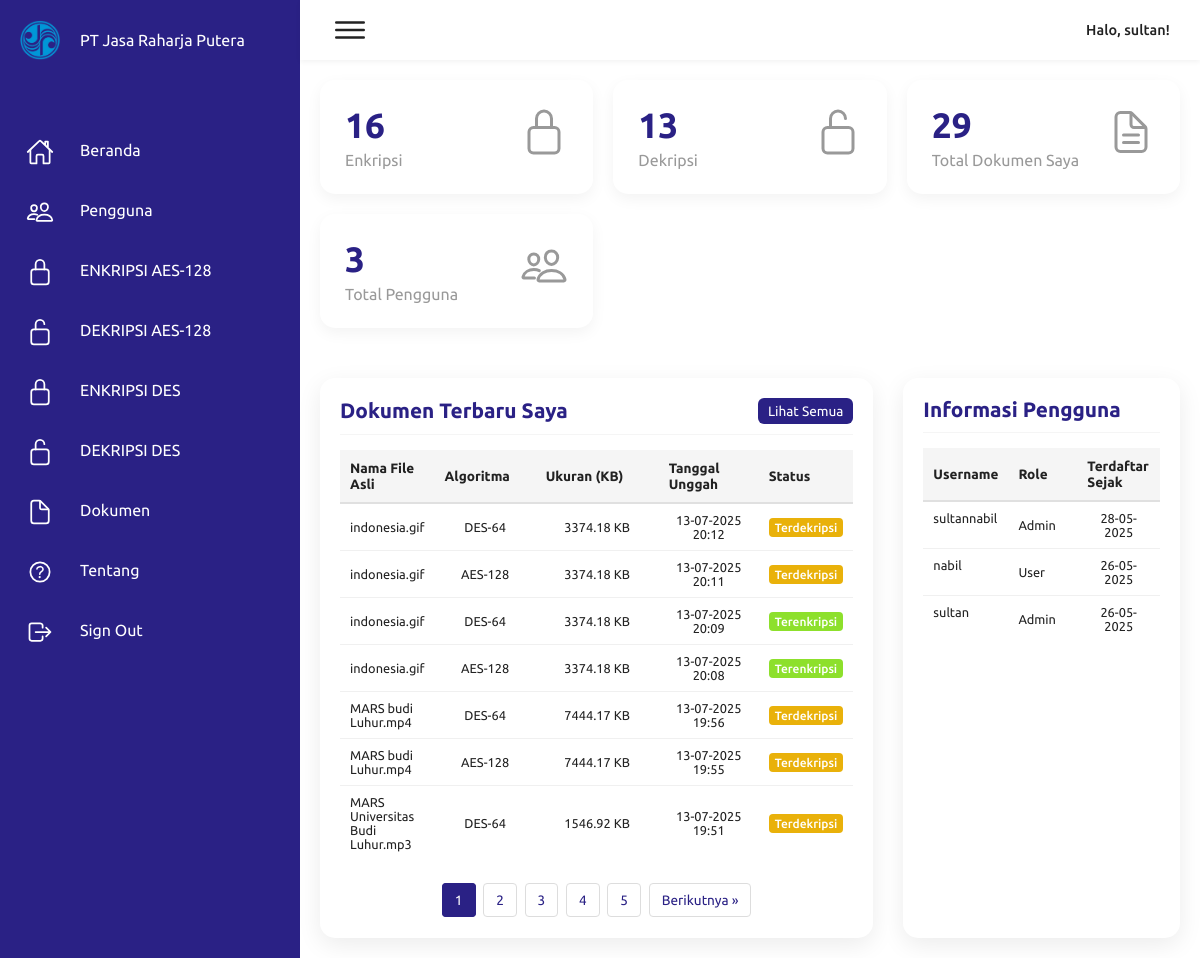
/dashboard/index.php (signed in), run on the app's committed database.
### tables this page shows
CREATE TABLE `dokumen_terenkripsi` (
  `id_dokumen` int(11) NOT NULL,
  `username` varchar(100) NOT NULL,
  `nama_asli_file` varchar(255) NOT NULL,
  `nama_file_enkripsi` varchar(255) NOT NULL,
  `path_file_enkripsi` varchar(255) NOT NULL,
  `ukuran_file_kb` decimal(10,2) NOT NULL,
  `ukuran_file_enkripsi_kb` decimal(10,2) DEFAULT NULL,
  `kunci_enkripsi` varchar(16) NOT NULL,
  `algoritma_enkripsi` varchar(50) DEFAULT NULL,
  `tanggal_unggah` datetime NOT NULL,
  `status_proses` varchar(20) NOT NULL,
  `deskripsi_file` text DEFAULT NULL,
  `durasi_enkripsi_detik` decimal(10,2) DEFAULT NULL,
  `durasi_dekripsi_detik` decimal(10,2) DEFAULT NULL,
  `nama_file_terdekripsi` varchar(255) DEFAULT NULL,
  `ukuran_file_terdekripsi_kb` decimal(10,2) DEFAULT NULL
);

CREATE TABLE `user` (
  `id` int(100) NOT NULL,
  `username` varchar(100) NOT NULL,
  `password` varchar(255) NOT NULL,
  `role` enum('Admin','User') NOT NULL,
  `created_at` datetime NOT NULL DEFAULT current_timestamp()
);

### dashboard/index.php (the view, shortened to what this page needs)
<?php
include '../includes/header.php';
require_once '../config/config.php';
$username_pengguna = $_SESSION['username'];
$sql_total_enkripsi = "SELECT COUNT(id_dokumen) as total_enkripsi FROM dokumen_terenkripsi WHERE username = ? AND (status_proses = 'Terenkripsi' OR status_proses = 'Proses Enkripsi')";
$stmt_total_enkripsi = mysqli_prepare($conn, $sql_total_enkripsi);
$total_enkripsi = 0;
if ($stmt_total_enkripsi) {
    mysqli_stmt_bind_param($stmt_total_enkripsi, "s", $username_pengguna);
    mysqli_stmt_execute($stmt_total_enkripsi);
    $result_total_enkripsi = mysqli_stmt_get_result($stmt_total_enkripsi);
    if ($result_total_enkripsi) {
        $row_total_enkripsi = mysqli_fetch_assoc($result_total_enkripsi);
        $total_enkripsi = $row_total_enkripsi['total_enkripsi'] ?? 0;
    }
}
$sql_total_deskripsi = "SELECT COUNT(id_dokumen) as total_deskripsi FROM dokumen_terenkripsi WHERE username = ? AND status_proses = 'Terdekripsi'";
$stmt_total_deskripsi = mysqli_prepare($conn, $sql_total_deskripsi);
$total_deskripsi = 0;
if ($stmt_total_deskripsi) {
    mysqli_stmt_bind_param($stmt_total_deskripsi, "s", $username_pengguna);
    mysqli_stmt_execute($stmt_total_deskripsi);
    $result_total_deskripsi = mysqli_stmt_get_result($stmt_total_deskripsi);
    if ($result_total_deskripsi) {
        $row_total_deskripsi = mysqli_fetch_assoc($result_total_deskripsi);
        $total_deskripsi = $row_total_deskripsi['total_deskripsi'] ?? 0;
    }
}
$sql_total_dokumen = "SELECT COUNT(id_dokumen) as total_dokumen FROM dokumen_terenkripsi WHERE username = ?";
$stmt_total_dokumen = mysqli_prepare($conn, $sql_total_dokumen);
$total_dokumen = 0;
if ($stmt_total_dokumen) {
    mysqli_stmt_bind_param($stmt_total_dokumen, "s", $username_pengguna);
    mysqli_stmt_execute($stmt_total_dokumen);
    $result_total_dokumen = mysqli_stmt_get_result($stmt_total_dokumen);
    if ($result_total_dokumen) {
        $row_total_dokumen = mysqli_fetch_assoc($result_total_dokumen);
        $total_dokumen = $row_total_dokumen['total_dokumen'] ?? 0;
    }
}
$total_pengguna = 0;
$label_pengguna = "Pengguna Aktif";
if (isset($_SESSION['role']) && $_SESSION['role'] == 'Admin') {
    $sql_total_pengguna = "SELECT COUNT(id) as jumlah_pengguna FROM user";
    $result_total_pengguna_q = mysqli_query($conn, $sql_total_pengguna);
    if ($result_total_pengguna_q) {
        $row_total_pengguna = mysqli_fetch_assoc($result_total_pengguna_q);
        $total_pengguna = $row_total_pengguna['jumlah_pengguna'] ?? 0;
        $label_pengguna = "Total Pengguna";
    }
} else {
    $total_pengguna = 1;
}
$data_per_halaman_recent = 7;
$halaman_recent_saat_ini = isset($_GET['page_recent']) ? (int)$_GET['page_recent'] : 1;
$offset_recent = ($halaman_recent_saat_ini - 1) * $data_per_halaman_recent;
$sql_total_recent_docs = "SELECT COUNT(id_dokumen) as total FROM dokumen_terenkripsi WHERE username = ?";
$stmt_total_recent = mysqli_prepare($conn, $sql_total_recent_docs);
$total_data_recent = 0;
if($stmt_total_recent){
    mysqli_stmt_bind_param($stmt_total_recent, "s", $username_pengguna);
    mysqli_stmt_execute($stmt_total_recent);
    $result_total_recent = mysqli_stmt_get_result($stmt_total_recent);
    $total_data_recent = mysqli_fetch_assoc($result_total_recent)['total'] ?? 0;
}
$total_halaman_recent = ceil($total_data_recent / $data_per_halaman_recent);
include '../includes/navigation.php';
?>
        <div class="main">
            <?php include '../includes/topbar.php'; ?>
            <div class="cardBox">
                <div class="card">
                    <div>
                        <div class="numbers"><?php echo $total_enkripsi; ?></div>
                        <div class="cardName">Enkripsi</div>
                    </div>
                    <div class="iconBx"><ion-icon name="lock-closed-outline"></ion-icon></div>
                </div>
                <div class="card">
                    <div>
                        <div class="numbers"><?php echo $total_deskripsi; ?></div>
                        <div class="cardName">Dekripsi</div>
                    </div>
                    <div class="iconBx"><ion-icon name="lock-open-outline"></ion-icon></div>
                </div>
                <div class="card">
                    <div>
                        <div class="numbers"><?php echo $total_dokumen; ?></div>
                        <div class="cardName">Total Dokumen Saya</div>
                    </div>
                    <div class="iconBx"><ion-icon name="document-text-outline"></ion-icon></div>
                </div>
                <div class="card">
                    <div>
                        <div class="numbers"><?php echo $total_pengguna; ?></div>
                        <div class="cardName"><?php echo htmlspecialchars($label_pengguna); ?></div>
                    </div>
                    <div class="iconBx"><ion-icon name="people-outline"></ion-icon></div>
                </div>
            </div>
            <div class="details">
                <div class="daftarDokumen">
                    <div class="cardHeader">
                        <h2>Dokumen Terbaru Saya</h2>
                        <a href="daftar_dokumen.php" class="btn">Lihat Semua</a>
                    </div>
                    <table>
                        <thead>
                            <tr>
                                <th data-label="Nama File Asli">Nama File Asli</th>
                                <th data-label="Algoritma">Algoritma</th> <th data-label="Ukuran (KB)">Ukuran (KB)</th>
                                <th data-label="Tanggal Unggah">Tanggal Unggah</th>
                                <th data-label="Status">Status</th>
                            </tr>
                        </thead>
                        <tbody>
                            <?php
                            $query_recent_docs = "SELECT id_dokumen, nama_asli_file, algoritma_enkripsi, ukuran_file_kb, tanggal_unggah, status_proses
                                                  FROM dokumen_terenkripsi
                                                  WHERE username = ?
                                                  ORDER BY tanggal_unggah DESC
                                                  LIMIT ? OFFSET ?";
                            $stmt_recent = mysqli_prepare($conn, $query_recent_docs);
                            if ($stmt_recent) {
                                mysqli_stmt_bind_param($stmt_recent, "sii", $username_pengguna, $data_per_halaman_recent, $offset_recent);
                                mysqli_stmt_execute($stmt_recent);
                                $hasil_recent = mysqli_stmt_get_result($stmt_recent);
                                if ($hasil_recent && mysqli_num_rows($hasil_recent) > 0) {
                                    while ($row = mysqli_fetch_assoc($hasil_recent)) {
                                        echo "<tr>";
                                        echo "<td data-label='Nama File:'>" . htmlspecialchars($row['nama_asli_file']) . "</td>";
                                        echo "<td data-label='Algoritma:'>" . htmlspecialchars($row['algoritma_enkripsi']) . "</td>";
                                        echo "<td data-label='Ukuran:'>" . htmlspecialchars($row['ukuran_file_kb']) . " KB</td>";
                                        echo "<td data-label='Tanggal:'>" . htmlspecialchars(date('d-m-Y H:i', strtotime($row['tanggal_unggah']))) . "</td>";
                                        $statusClass = '';
                                        $statusText = htmlspecialchars($row['status_proses']);
                                        if ($row['status_proses'] == 'Terenkripsi' || $row['status_proses'] == 'Proses Enkripsi') {
                                            $statusClass = 'delivered';
                                        } elseif ($row['status_proses'] == 'Terdekripsi') {
                                            $statusClass = 'pending';
                                        } else {
                                            $statusClass = 'return';
                                        }
                                        echo "<td data-label='Status:'><span class='status " . $statusClass . "'>" . $statusText . "</span></td>";
                                        echo "</tr>";
                                    }
                                } else {
                                    echo "<tr><td colspan='5' style='text-align:center;'>Belum ada dokumen yang diproses.</td></tr>";
                                }
                            } else {
                                 echo "<tr><td colspan='5' style='text-align:center;'>Gagal mengambil data dokumen terbaru: " . htmlspecialchars(mysqli_error($conn)) . "</td></tr>";
                            }
                            ?>
                        </tbody>
                    </table>
                    <div class="pagination">
                        <?php if ($total_halaman_recent > 1): ?>
                            <?php
                            $start_page = max(1, $halaman_recent_saat_ini - 2);
                            $end_page = min($total_halaman_recent, $halaman_recent_saat_ini + 2);
                            if ($end_page - $start_page < 4) {
                                if ($start_page == 1) $end_page = min($total_halaman_recent, $start_page + 4);
                                else $start_page = max(1, $end_page - 4);
                            }
                            for ($i = $start_page; $i <= $end_page; $i++): ?>
                                <a href="?page_recent=<?php echo $i; ?>" class="<?php if ($i == $halaman_recent_saat_ini) echo 'active'; ?>"><?php echo $i; ?></a>
                            <?php endfor;
                            ?>
                            <?php if ($halaman_recent_saat_ini < $total_halaman_recent): ?>
                                <a href="?page_recent=<?php echo $halaman_recent_saat_ini + 1; ?>">Berikutnya &raquo;</a>
                            <?php endif; ?>
                        <?php endif; ?>
                    </div>
                </div>
                <div class="recentCustomers">
                    <div class="cardHeader">
                        <h2>Informasi Pengguna</h2>
                    </div>
                    <table>
                        <thead>
                            <tr>
                                <th>Username</th>
                                <th>Role</th>
                                <th>Terdaftar Sejak</th>
                            </tr>
                        </thead>
                        <tbody>
                        <?php
                        $limit_users_display = (isset($_SESSION['role']) && $_SESSION['role'] == 'Admin') ? 5 : 1;
                        if (isset($_SESSION['role']) && $_SESSION['role'] == 'Admin') {
                            $sql_display_users = "SELECT username, role, created_at FROM user ORDER BY created_at DESC LIMIT ?";
                            $stmt_display_users = mysqli_prepare($conn, $sql_display_users);
                            mysqli_stmt_bind_param($stmt_display_users, "i", $limit_users_display);
                        } else {
                            $sql_display_users = "SELECT username, role, created_at FROM user WHERE username = ? LIMIT ?";
                            $stmt_display_users = mysqli_prepare($conn, $sql_display_users);
                            mysqli_stmt_bind_param($stmt_display_users, "si", $username_pengguna, $limit_users_display);
                        }
                        if ($stmt_display_users) {
                            mysqli_stmt_execute($stmt_display_users);
                            $hasil_display_users = mysqli_stmt_get_result($stmt_display_users);
                            if ($hasil_display_users && mysqli_num_rows($hasil_display_users) > 0) {
                                while ($user_row_display = mysqli_fetch_assoc($hasil_display_users)) {
                                    echo "<tr>";
                                    echo "<td data-label='Username:'>" . htmlspecialchars($user_row_display['username']) . "</td>";
                                    echo "<td data-label='Role:'>" . htmlspecialchars(ucfirst($user_row_display['role'])) . "</td>";
                                    echo "<td data-label='Terdaftar:'>" . htmlspecialchars(date('d-m-Y', strtotime($user_row_display['created_at']))) . "</td>";
                                    echo "</tr>";
                                }
                            } else {
                                echo "<tr><td colspan='3' style='text-align:center;'>Tidak ada data pengguna untuk ditampilkan.</td></tr>";
                            }
                        } else {
                            echo "<tr><td colspan='3' style='text-align:center;'>Gagal mengambil data pengguna: " . htmlspecialchars(mysqli_error($conn)) . "</td></tr>";
                        }
                        ?>
                        </tbody>
                    </table>
                </div>
            </div>
        </div>
    </div>
</body>
</html>

### data on the page
dokumen_terenkripsi: nama_asli_file "indonesia.gif", algoritma_enkripsi "DES-64", ukuran_file_kb "3374.18", tanggal_unggah "13-07-2025 20:12", status_proses "Terdekripsi"
dokumen_terenkripsi: nama_asli_file "indonesia.gif", algoritma_enkripsi "AES-128", ukuran_file_kb "3374.18", tanggal_unggah "13-07-2025 20:11", status_proses "Terdekripsi"
dokumen_terenkripsi: nama_asli_file "indonesia.gif", algoritma_enkripsi "DES-64", ukuran_file_kb "3374.18", tanggal_unggah "13-07-2025 20:09", status_proses "Terenkripsi"
dokumen_terenkripsi: nama_asli_file "indonesia.gif", algoritma_enkripsi "AES-128", ukuran_file_kb "3374.18", tanggal_unggah "13-07-2025 20:08", status_proses "Terenkripsi"
dokumen_terenkripsi: nama_asli_file "MARS budi Luhur.mp4", algoritma_enkripsi "DES-64", ukuran_file_kb "7444.17", tanggal_unggah "13-07-2025 19:56", status_proses "Terdekripsi"
dokumen_terenkripsi: nama_asli_file "MARS budi Luhur.mp4", algoritma_enkripsi "AES-128", ukuran_file_kb "7444.17", tanggal_unggah "13-07-2025 19:55", status_proses "Terdekripsi"
dokumen_terenkripsi: nama_asli_file "MARS Universitas Budi Luhur.mp3", algoritma_enkripsi "DES-64", ukuran_file_kb "1546.92", tanggal_unggah "13-07-2025 19:51", status_proses "Terdekripsi"
user: username "sultannabil", role "Admin", created_at "28-05-2025"
user: username "nabil", role "User", created_at "26-05-2025"
user: username "sultan", role "Admin", created_at "26-05-2025"

### other printed values
$username_display "sultan"
$total_enkripsi "16"
$total_deskripsi "13"
$total_dokumen "29"
$total_pengguna "3"
$label_pengguna "Total Pengguna"
